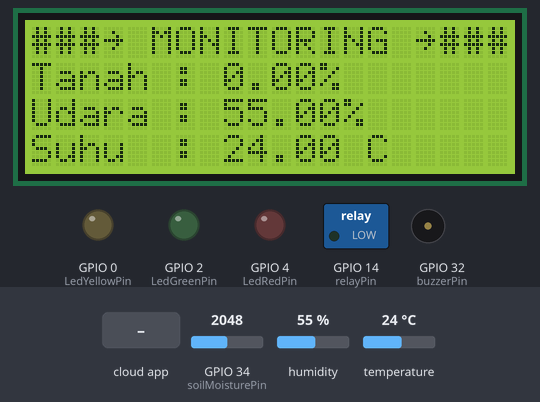
A sketch run on a simulated ESP32. Shown: 20×4 character LCD, switched loads named in the sketch (green lamp = pin HIGH), output pins drawn as LEDs (lit = HIGH), buzzer (waves = sounding). The inputs (shaded band) are chosen by the test bench; at power-on: GPIO 34 (soilMoisturePin) = 2048, humidity 55 %, temperature 24 °C. WiFi joins after 1.5 s; servers stay silent unless stated; network time is answered at once with the bench clock; the local clock reads 2024-03-15 10:24:30 at power-on unless the sketch sets it; the Firebase database answers and starts empty; what the sketch prints to the serial monitor is not drawn.

Above: at 3.5 s.
3.6 s: the phone or cloud app sets mode to 0
At 6.4 s:
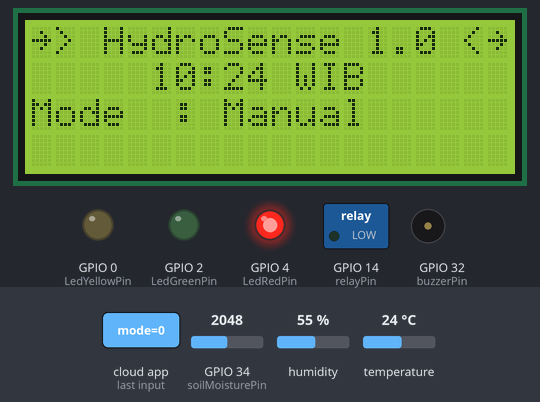
11.8 s: the phone or cloud app sets pump_status to 1
At 16.6 s:
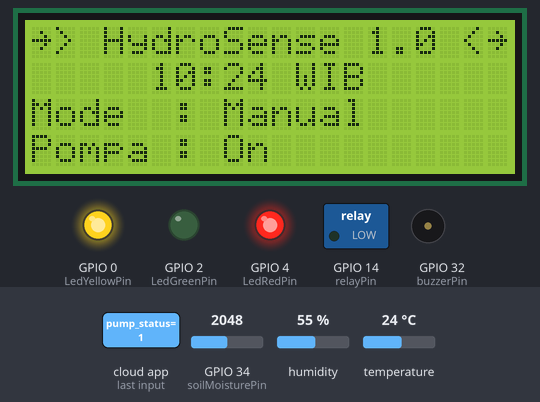
19.5 s: the phone or cloud app sets mode to 1
At 21.1 s:
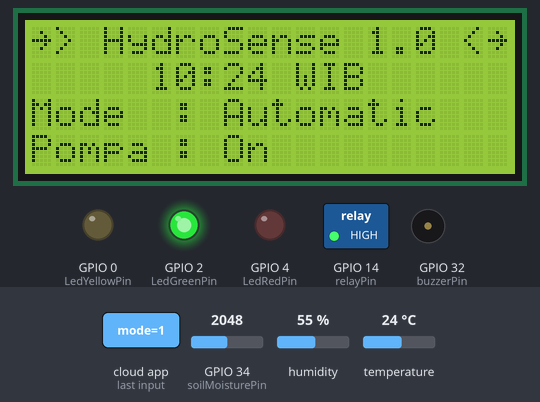
27.8 s: GPIO 34 (soilMoisturePin) set to 2791
At 33.5 s:
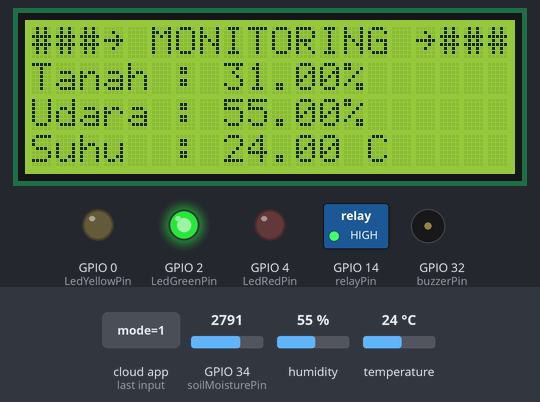
36.1 s: GPIO 34 (soilMoisturePin) set to 2870
At 37.8 s:
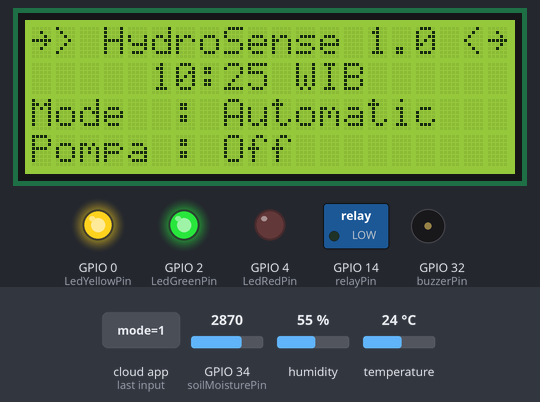
39.5 s: the phone or cloud app sets mode to 0
At 43.5 s:
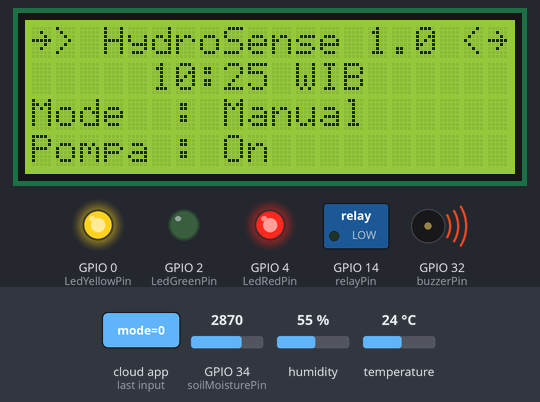
Timing chart, 0 to 45.4 s (numbered marks = the images above; inputs shaded):
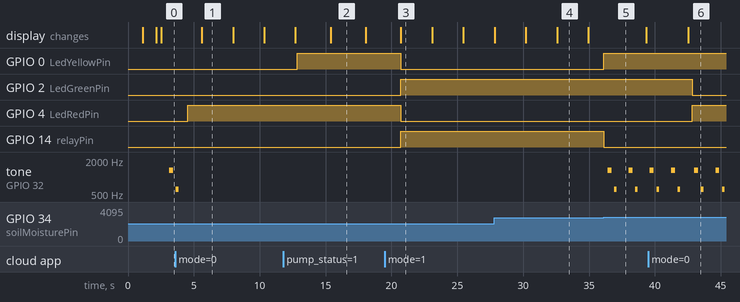

Measured:
- the behaviour switches between 2825 and 2826 on GPIO 34 (soilMoisturePin) (found by bisection; images 4 and 5)
- after the input at 3.6 s, GPIO 4 (LedRedPin): LOW → HIGH after 0.94 s; tone on GPIO 32 (buzzerPin): goes on until 3.8 s, then stays silent; the display: changes after 2.0 s (image 1)
- after the input at 11.8 s, GPIO 0 (LedYellowPin): LOW → HIGH after 1.1 s
- after the input at 19.5 s, GPIO 0 (LedYellowPin), GPIO 4 (LedRedPin): HIGH → LOW after 1.2 s; GPIO 2 (LedGreenPin), GPIO 14 (relayPin): LOW → HIGH after 1.2 s; the display: changes after 1.2 s (image 3)
- after the input at 36.1 s, GPIO 0 (LedYellowPin): LOW → HIGH at once; GPIO 14 (relayPin): HIGH → LOW at once; tone on GPIO 32 (buzzerPin): plays 1318 Hz for 0.30 s, 609 Hz for 0.20 s, 1318 Hz for 0.30 s, 609 Hz for 0.20 s, starting after 0.31 s
- after the input at 39.5 s, GPIO 2 (LedGreenPin): HIGH → LOW after 3.3 s; GPIO 4 (LedRedPin): LOW → HIGH after 3.3 s; the display: changes after 3.0 s (image 6)
- what the display in image 1 shows lasts 2.4 s, from 5.6 s to 8.0 s

The sketch:

source_code.ino
```cpp
#include <Wire.h>
#include <LiquidCrystal_I2C.h>
#include <WiFi.h>
#include <FirebaseESP32.h>
#include <NTPClient.h>
#include <WiFiUdp.h>
#include <DHT.h>

const int relayPin = 14;
const int soilMoisturePin = 34;
const int buzzerPin = 32;

const int LedRedPin = 4;
const int LedYellowPin = 0;
const int LedGreenPin = 2;

float soilMoisturePercentage = 0;

String mode;
String pumpStatus;

#define DHT_PIN 15
#define DHT_TYPE DHT22
DHT dht(DHT_PIN, DHT_TYPE);

LiquidCrystal_I2C lcd(0x27, 20, 4);

#define WIFI_SSID "(SSID_WIFI)"
#define WIFI_PASSWORD "(PASSWORD_WIFI)"
#define FIREBASE_HOST "(url_firebase_realtime-database)"
#define FIREBASE_API_KEY "(authentication_token_firebase)"

FirebaseData firebaseData;
FirebaseAuth auth;
FirebaseConfig config;

WiFiUDP ntpUDP;
NTPClient timeClient(ntpUDP, "pool.ntp.org", 25200, 60000);

unsigned long lastDisplaySwitch = 0;
int currentDisplay = 1;

void setup() {
  Serial.begin(115200);
  pinMode(relayPin, OUTPUT);
  digitalWrite(relayPin, LOW);

  pinMode(buzzerPin, OUTPUT);

  dht.begin();

  pinMode(LedRedPin, OUTPUT);
  pinMode(LedYellowPin, OUTPUT);
  pinMode(LedGreenPin, OUTPUT);

  Wire.begin(21, 22);
  lcd.begin(20, 4);
  lcd.backlight();

  lcd.setCursor(0, 0);
  lcd.print("~> HydroSense 1.0 <~");

  WiFi.begin(WIFI_SSID, WIFI_PASSWORD);
  while (WiFi.status() != WL_CONNECTED) {
    delay(1000);
    Serial.print(".");
    lcd.setCursor(0, 2);
    lcd.print("Wifi Dalam Pencarian");
  }
  Serial.println("WiFi Connected");
  lcd.setCursor(0, 2);
  lcd.print("= Wifi Sudah Konek =");

  timeClient.begin();
  timeClient.update();

  config.api_key = FIREBASE_API_KEY;
  config.database_url = FIREBASE_HOST;

  if (Firebase.signUp(&config, &auth, "", "")){
    Serial.println("Sudah Konek Firebase");
  }
  else{
    Serial.println(String("Error: ").concat(config.signer.signupError.message.c_str()));
  }

  Firebase.begin(&config, &auth);
  Firebase.reconnectWiFi(true);

  getModeFromFirebase();
}

void loop() {
  getModeFromFirebase();
  timeClient.update();

  // if (millis() - lastDisplaySwitch >= 3000) {
  //   currentDisplay = (currentDisplay == 3) ? 1 : currentDisplay + 1;
  //   updateDisplay();
  //   lastDisplaySwitch = millis();
  // }

  if (millis() - lastDisplaySwitch >= 2000) {
    currentDisplay = (currentDisplay == 1) ? 2 : 1;
    updateDisplay();
    lastDisplaySwitch = millis();
  }

  if (mode == "1") {
    soilMoisturePercentage = readSoilMoisture();
    digitalWrite(LedRedPin, LOW);
    digitalWrite(LedGreenPin, HIGH);

    if (soilMoisturePercentage <= 30) {
      turnPumpOn();
      Firebase.setString(firebaseData, "/data/soil_status", "Tanah_Kering");
      buzzer();
    }
    else {
      turnPumpOff();
      Firebase.setString(firebaseData, "/data/soil_status", "Tanah_Aman");
    }
  }
  else if (mode == "0") {
    controlPumpWithFirebase();
    soilMoisturePercentage = readSoilMoisture();
    digitalWrite(LedGreenPin, LOW);
    digitalWrite(LedRedPin, HIGH);

    if (soilMoisturePercentage <= 30) {
      Firebase.setString(firebaseData, "/data/soil_status", "Tanah_Kering");
      buzzer();
    }
    else {
      Firebase.setString(firebaseData, "/data/soil_status", "Tanah_Aman");
    }
  }

  // sendPumpStatusToFirebase(int soilMoisturePercentage);

  updateFirebase(soilMoisturePercentage);
  delay(100);
}

float readSoilMoisture() {
  int sensorValue = analogRead(soilMoisturePin);
  return map(4095 - sensorValue, 0, 4095, 0, 100);
}

void turnPumpOn() {
  digitalWrite(relayPin, LOW);
  pumpStatus = "1";
  digitalWrite(LedYellowPin, HIGH);
  Firebase.setString(firebaseData, "/data/pump_status", pumpStatus);
}

void turnPumpOff() {
  digitalWrite(relayPin, HIGH);
  pumpStatus = "0";
  digitalWrite(LedYellowPin, LOW);
  Firebase.setString(firebaseData, "/data/pump_status", pumpStatus);
}

void updateFirebase(float moisture) {
  String pathSoilMoisture = "/data/soil_moisture";
  String pathTemperature = "/data/temperature";
  String pathHumidity = "/data/humidity";
  String pathSoilStatus = "/data/soil_status"; // Path untuk status tanah

  if (Firebase.setFloat(firebaseData, pathSoilMoisture, moisture)) {
    Serial.println("Soil moisture update ke Firebase");
  }
  else {
    Serial.println("Gagal push soil moisture");
    Serial.println(firebaseData.errorReason());
  }

  float temperature = dht.readTemperature();
  float humidity = dht.readHumidity();

  if (!isnan(temperature) && !isnan(humidity)) {
    if (Firebase.setFloat(firebaseData, pathTemperature, temperature)) {
      Serial.println("Temperature update ke Firebase");
    }
    else {
      Serial.println("Gagal push temperature");
      Serial.println(firebaseData.errorReason());
    }

    if (Firebase.setFloat(firebaseData, pathHumidity, humidity)) {
      Serial.println("Humidity update ke Firebase");
    }
    else {
      Serial.println("Gagal push humidity");
      Serial.println(firebaseData.errorReason());
    }
  }
  else {
    Serial.println("Gagal membaca sensor DHT22");
  }

  if (moisture <= 30) {
    Firebase.setString(firebaseData, pathSoilStatus, "Tanah_Kering");
    buzzer();
  }
  else {
    Firebase.setString(firebaseData, pathSoilStatus, "Tanah_Aman");
  }
}

void getModeFromFirebase() {
  String pathMode = "/data/mode";

  if (Firebase.getString(firebaseData, pathMode)) {
    mode = firebaseData.stringData();
    Serial.print("Mode: ");
    Serial.println(mode);
  }
  else {
    Serial.println("Gagal fetch mode dari firebase");
    Serial.println(firebaseData.errorReason());
  }
}

void controlPumpWithFirebase() {
  String pathPumpStatus = "/data/pump_status";

  if (Firebase.getString(firebaseData, pathPumpStatus)) {
    String status = firebaseData.stringData();
    Serial.print("Pump Status dari Firebase: ");
    Serial.println(status);
    if (status == "1") {
      turnPumpOn();
    }
    else if (status == "0") {
      turnPumpOff();
    }
  }
  else {
    Serial.println("Gagal fetch status pump dari Firebase");
    Serial.println(firebaseData.errorReason());
  }
}

// void sendPumpStatusToFirebase(int soilMoisturePercentage) {

//   String pumpStatus = (soilMoisturePercentage <= 30) ? "On" : "Off";

//   if (Firebase.setString(firebaseData, "/data/pump_status", pumpStatus)) {
//     Serial.println("Status pump terkirim ke Firebase: " + pumpStatus);
//   }
//   else {
//     Serial.println("Error mengirim status pump: " + firebaseData.errorReason());
//   }
// }

void updateDisplay() {
  lcd.clear();

  if (currentDisplay == 1) {
    lcd.setCursor(0, 0);
    lcd.print("~> HydroSense 1.0 <~");
    lcd.setCursor(0, 1);
    lcd.print("     " + getFormattedTime() + " WIB      ");
    if (mode == "1"){
      lcd.setCursor(0, 2);
      lcd.print("Mode  : Automatic");
    }
    else if (mode == "0"){
      lcd.setCursor(0, 2);
      lcd.print("Mode  : Manual");
    }
    // lcd.setCursor(0, 2);
    // lcd.print("Mode  : " + mode);
    if (pumpStatus == "1"){
      lcd.setCursor(0, 3);
      lcd.print("Pompa : On");
    }
    else if (pumpStatus == "0"){
      lcd.setCursor(0, 3);
      lcd.print("Pompa : Off");
    }
    // lcd.setCursor(0, 3);
    // lcd.print("Pompa : " + c);
  }
  else if (currentDisplay == 2) {
    lcd.setCursor(0, 0);
    lcd.print("###~ MONITORING ~###");
    lcd.setCursor(0, 1);
    lcd.print("Tanah : " + String(soilMoisturePercentage) + "%");
    lcd.setCursor(0, 2);
    lcd.print("Udara : " + String(dht.readHumidity()) + "%");
    lcd.setCursor(0, 3);
    lcd.print("Suhu  : " + String(dht.readTemperature()) + " C");
  }
  // else if (currentDisplay == 3) {
  //   lcd.setCursor(0, 0);
  //   lcd.print("== Suhu & Kelembapan ==");
  //   lcd.setCursor(0, 1);
  //   lcd.print("Suhu: " + String(dht.readTemperature()) + " C");
  //   lcd.setCursor(0, 2);
  //   lcd.print("Kelembapan: " + String(dht.readHumidity()) + " %");
  // }
}

void buzzer(){
  tone(buzzerPin, 1318, 300);
  delay(500);

  tone(buzzerPin, 609, 200);
  delay(500);

  noTone(buzzerPin);
}

String getFormattedTime() {
  unsigned long rawTime = timeClient.getEpochTime();
  int hours = (rawTime % 86400L) / 3600;
  int minutes = (rawTime % 3600) / 60;
  // int seconds = rawTime % 60;

  char buffer[9];
  sprintf(buffer, "%02d:%02d", hours, minutes);
  return String(buffer);
}
```
